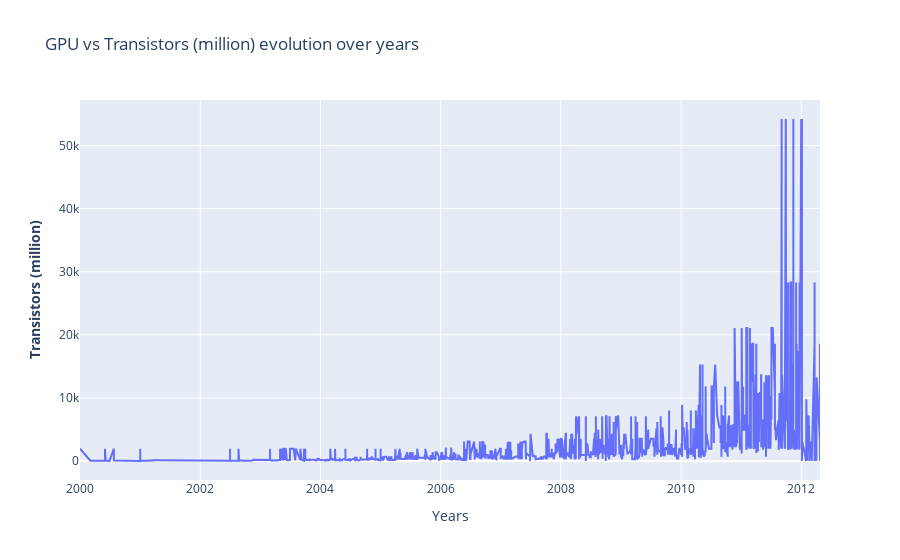
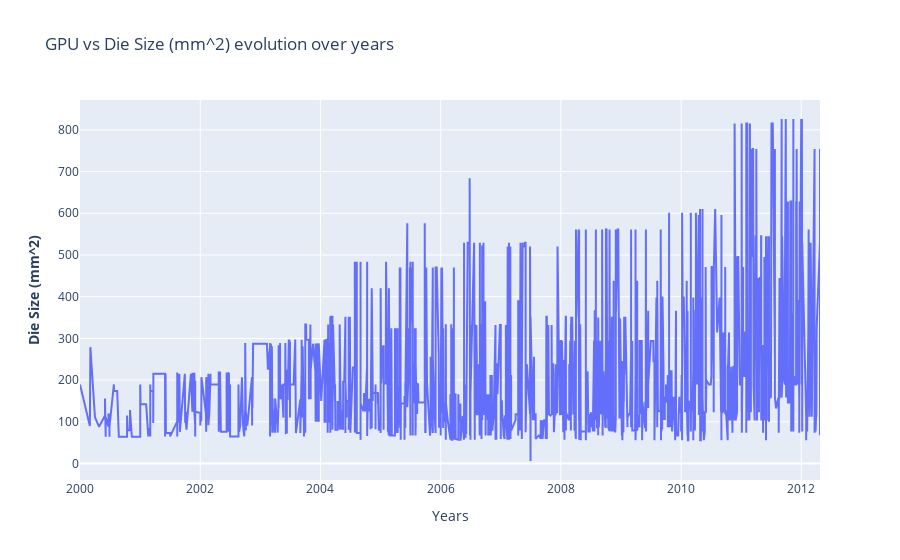

Source (notebook cell) for these figures, in order:
### Markdown cell above
#### GPU

### Code cell
fig_transistors = make_subplots()
fig_die = make_subplots()

# Add traces
fig_transistors.add_trace(
    go.Scatter(x= df_an.index, y=df_gpu["Transistors (million)"] ,name= "GPU")
)
# Add figure title
fig_transistors.update_layout(
    title_text="GPU vs Transistors (million) evolution over years"
)
# Set x-axis title
fig_transistors.update_xaxes(title_text="Years")
# Set y-axes titles
fig_transistors.update_yaxes(title_text="<b>Transistors (million)", secondary_y=False)

# Add traces
fig_die.add_trace(
    go.Scatter(x= df_an.index, y=df_gpu["Die Size (mm^2)"] ,name= "GPU")
)
# Add figure title
fig_die.update_layout(
    title_text="GPU vs Die Size (mm^2) evolution over years"
)
# Set x-axis title
fig_die.update_xaxes(title_text="Years")
# Set y-axes titles
fig_die.update_yaxes(title_text="<b>Die Size (mm^2)", secondary_y=False)

fig_transistors.show()
fig_die.show()

### Figure 1 — Plotly figure (JSON) as saved in the notebook; plotly's stock layout.template omitted (floating-point values rounded to 4 significant figures; data arrays with more than 128 entries replaced by an {"elided": "..."} marker saying what was removed)
{"data": [{"name": "GPU", "type": "scatter", "x": {"elided": "4747 str values"}, "y": {"elided": "2607 float values"}}], "layout": {"title": {"text": "GPU vs Transistors (million) evolution over years"}, "xaxis": {"anchor": "y", "domain": [0, 1], "title": {"text": "Years"}}, "yaxis": {"anchor": "x", "domain": [0, 1], "title": {"text": "<b>Transistors (million)"}}}}

### Figure 2 — Plotly figure (JSON) as saved in the notebook; plotly's stock layout.template omitted (floating-point values rounded to 4 significant figures; data arrays with more than 128 entries replaced by an {"elided": "..."} marker saying what was removed)
{"data": [{"name": "GPU", "type": "scatter", "x": {"elided": "4747 str values"}, "y": {"elided": "2607 float values"}}], "layout": {"title": {"text": "GPU vs Die Size (mm^2) evolution over years"}, "xaxis": {"anchor": "y", "domain": [0, 1], "title": {"text": "Years"}}, "yaxis": {"anchor": "x", "domain": [0, 1], "title": {"text": "<b>Die Size (mm^2)"}}}}
